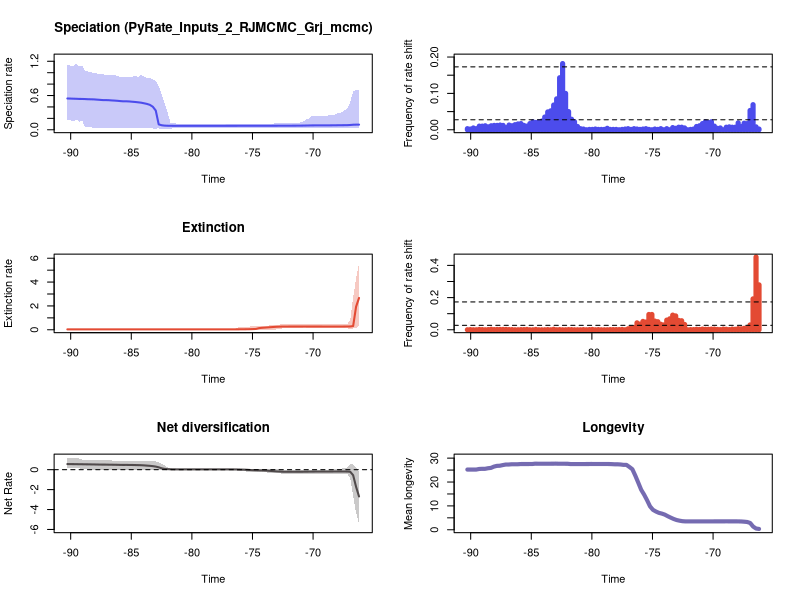

Source code (R):


pdf(file='./RTT_plots.pdf',width=10, height=15)
par(mfrow=c(3,2))
library(scales)

time=c(-66.20929787619693, -66.45235877763787,-66.69541967907884,-66.93848058051978,-67.18154148196075,-67.42460238340172,-67.66766328484266,-67.91072418628363,-68.15378508772457,-68.39684598916554,-68.63990689060648,-68.88296779204745,-69.1260286934884,-69.36908959492936,-69.6121504963703,-69.85521139781127,-70.09827229925224,-70.34133320069319,-70.58439410213415,-70.8274550035751,-71.07051590501607,-71.31357680645701,-71.55663770789798,-71.79969860933892,-72.04275951077989,-72.28582041222086,-72.5288813136618,-72.77194221510277,-73.01500311654371,-73.25806401798468,-73.50112491942562,-73.74418582086659,-73.98724672230753,-74.2303076237485,-74.47336852518944,-74.71642942663041,-74.95949032807138,-75.20255122951232,-75.4456121309533,-75.68867303239423,-75.9317339338352,-76.17479483527615,-76.41785573671712,-76.66091663815806,-76.90397753959903,-77.14703844104,-77.39009934248094,-77.6331602439219,-77.87622114536285,-78.11928204680382,-78.36234294824476,-78.60540384968573,-78.84846475112667,-79.09152565256764,-79.33458655400858,-79.57764745544955,-79.82070835689052,-80.06376925833146,-80.30683015977243,-80.54989106121337,-80.79295196265434,-81.03601286409528,-81.27907376553625,-81.5221346669772,-81.76519556841816,-82.0082564698591,-82.25131737130008,-82.49437827274105,-82.73743917418199,-82.98050007562296,-83.2235609770639,-83.46662187850487,-83.70968277994581,-83.95274368138678,-84.19580458282772,-84.43886548426869,-84.68192638570966,-84.9249872871506,-85.16804818859157,-85.41110909003251,-85.65416999147348,-85.89723089291442,-86.14029179435539,-86.38335269579633,-86.6264135972373,-86.86947449867824,-87.11253540011921,-87.35559630156018,-87.59865720300112,-87.8417181044421,-88.08477900588304,-88.327839907324,-88.57090080876495,-88.81396171020592,-89.05702261164686,-89.30008351308783,-89.5431444145288,-89.78620531596974,-90.02926621741071,-90.27232711885165)
rate=c(0.08982490920638941, 0.08959233461861196,0.08821797146587433,0.08356098941621584,0.08081990108758944,0.08026683780467331,0.0797028615774011,0.07931128584126353,0.078371864298221,0.07796599548104716,0.07743265700209266,0.07720633862999327,0.0770210989120006,0.07697884275668962,0.07693099521318321,0.07679961589617842,0.07645992636647761,0.07537495592229396,0.07430222891497948,0.07324986861357748,0.07261118077725014,0.07218422138956306,0.07188243657338514,0.07167365548014375,0.07149620498538858,0.07149620498538858,0.07132852786108568,0.07111321146212055,0.07079715911733507,0.07063601202572747,0.07051360466502016,0.07046781032542682,0.07027246261044576,0.07020310938867728,0.07013443401799162,0.0700729903974496,0.07003164270110006,0.07003164270110006,0.07000374251882435,0.06997892271601824,0.06989081787450219,0.06978588498446742,0.06968661399183057,0.06952749209407096,0.06952749209407096,0.06942434600673865,0.06932349403455851,0.06932349403455851,0.06924479318623097,0.06924479318623097,0.06918956677363283,0.06918956677363283,0.06886876869363107,0.06876737853830903,0.06866350899894752,0.0686074956488256,0.0686074956488256,0.06859968795453401,0.06859968795453401,0.0686074956488256,0.0686074956488256,0.06866350899894752,0.06876737853830903,0.06942434600673865,0.07003164270110006,0.07072315889219798,0.07283566994593518,0.07904189198132482,0.09471571154693159,0.3367438764487549,0.40363854841161273,0.43653479270143325,0.45314634718426916,0.46432282682044124,0.47496294782369397,0.4811725347037248,0.4871147714978644,0.49132366045801046,0.4962882226646199,0.49885718049444805,0.498483471768312,0.5024472723762665,0.5075555753538601,0.5114486857428824,0.5143218918205112,0.5183906608428339,0.5199060580261452,0.5203014560671675,0.5243292078602693,0.5283130657848077,0.5325009414579893,0.5339936364153965,0.5351654179620506,0.5380182433007895,0.5400541429179975,0.5403678510714862,0.5429498131833195,0.5444515930671203,0.5465489488897137,0.5483154832594633)
minHPD=c(0.030112104971979664, 0.03317732398233317,0.030112104971979664,0.03317732398233317,0.03415560870553213,0.02799580685207403,0.03317732398233317,0.03317732398233317,0.03415560870553213,0.03317732398233317,0.03612180458761845,0.030505648097044775,0.030112104971979664,0.030112104971979664,0.03317732398233317,0.03317732398233317,0.03404241550001628,0.02799580685207403,0.03317732398233317,0.02799580685207403,0.02799580685207403,0.03317732398233317,0.03404241550001628,0.03317732398233317,0.033572485707007896,0.033572485707007896,0.033572485707007896,0.032708575916033975,0.032708575916033975,0.032708575916033975,0.032938782403861375,0.032708575916033975,0.032938782403861375,0.032938782403861375,0.032708575916033975,0.032938782403861375,0.032938782403861375,0.032938782403861375,0.032938782403861375,0.03317732398233317,0.032708575916033975,0.032708575916033975,0.03317732398233317,0.03317732398233317,0.03317732398233317,0.032708575916033975,0.03125854297478901,0.030505648097044775,0.030505648097044775,0.030112104971979664,0.029460489860309105,0.029460489860309105,0.030505648097044775,0.029300092135836064,0.028559046750312303,0.02549151757679799,0.02549151757679799,0.024575257275334675,0.024575257275334675,0.024575257275334675,0.024575257275334675,0.024575257275334675,0.025123892661395524,0.02617859473810531,0.01508306202500527,0.007452518426116625,0.013963491251805205,0.006391082879685911,0.024575257275334675,0.019209939159142316,0.023000878591517112,0.025123892661395524,0.02549151757679799,0.028088505500080452,0.034832493250334995,0.02549151757679799,0.028088505500080452,0.02549151757679799,0.031796098498124814,0.02549151757679799,0.033572485707007896,0.030112104971979664,0.02549151757679799,0.040272084854277905,0.031796098498124814,0.034832493250334995,0.031796098498124814,0.031796098498124814,0.031796098498124814,0.040272084854277905,0.031796098498124814,0.04514423575041323,0.047451783943739695,0.047451783943739695,0.16591869185339464,0.14210989652029418,0.18469360955715253,0.14210989652029418,0.16591869185339464,0.16591869185339464)
maxHPD=c(0.6922876391990066, 0.6922876391990066,0.6734999918826762,0.4846977333937126,0.364099907472734,0.33573747929755443,0.3025554203221667,0.2981021122886885,0.26745740946652674,0.2572355724876079,0.25671289304541495,0.24597923424497725,0.24149205684756717,0.24149205684756717,0.24149205684756717,0.24149205684756717,0.24149205684756717,0.19681979408077083,0.17890664365049314,0.1391599255142657,0.1257364459762901,0.122973264169741,0.11960498573153398,0.11722969542999265,0.11722969542999265,0.11722969542999265,0.1166319529904993,0.11422476471910761,0.11267100355742427,0.10959378241531278,0.10959378241531278,0.10869123582630581,0.10869123582630581,0.10869123582630581,0.10869123582630581,0.10959378241531278,0.10959378241531278,0.10959378241531278,0.10959378241531278,0.10959378241531278,0.10869123582630581,0.10869123582630581,0.10959378241531278,0.10959378241531278,0.10959378241531278,0.10959378241531278,0.10959378241531278,0.10959378241531278,0.10959378241531278,0.10959378241531278,0.10959378241531278,0.10959378241531278,0.10959378241531278,0.10959378241531278,0.10959378241531278,0.10683824130834106,0.10683824130834106,0.10653109833377357,0.10653109833377357,0.10653109833377357,0.10653109833377357,0.10683824130834106,0.10861659879451885,0.11722969542999265,0.122973264169741,0.3043051727228681,0.4557605676785147,0.6265390685074773,0.7696181647490173,0.8607411880791214,0.8868852754405302,0.9050329970425965,0.909278292454676,0.9292513187256358,0.9563859002304337,0.9292513187256358,0.9387864684929006,0.9292513187256358,0.928572612786264,0.928572612786264,0.928572612786264,0.928572612786264,0.9387864684929006,0.9572502304163706,0.9572502304163706,0.9572502304163706,0.965168962069081,0.9732605108505298,0.9732605108505298,0.9892178455245005,0.9892178455245005,1.0150949837408578,1.0195050114561157,1.0288890073637424,1.1263602595547315,1.0947189177029362,1.1586596869107297,1.107911071050626,1.1263602595547315,1.1263602595547315)
remove_na = !is.na(rate)
time = time[remove_na]
plot(time,time,type = 'n', ylim = c(0, 1.2745256556018028), xlim = c(-90.39385756957213,-66.08776742547644), ylab = 'Speciation rate', xlab = 'Time',main='Speciation (PyRate_Inputs_2_RJMCMC_Grj_mcmc)' )
polygon(c(time, rev(time)), c(maxHPD[remove_na], rev(minHPD[remove_na])), col = alpha('#4c4cec',0.3), border = NA)
lines(time,rate[remove_na], col = '#4c4cec', lwd=2)
mids=c(-66.21052545650723, -66.45604151856881,-66.70155758063038,-66.94707364269195,-67.19258970475352,-67.4381057668151,-67.68362182887667,-67.92913789093824,-68.17465395299982,-68.42017001506139,-68.66568607712296,-68.91120213918452,-69.15671820124611,-69.40223426330768,-69.64775032536924,-69.89326638743083,-70.1387824494924,-70.38429851155396,-70.62981457361553,-70.87533063567712,-71.12084669773868,-71.36636275980025,-71.61187882186182,-71.8573948839234,-72.10291094598497,-72.34842700804654,-72.59394307010812,-72.8394591321697,-73.08497519423126,-73.33049125629283,-73.57600731835441,-73.82152338041598,-74.06703944247755,-74.31255550453913,-74.5580715666007,-74.80358762866227,-75.04910369072384,-75.29461975278542,-75.54013581484699,-75.78565187690856,-76.03116793897014,-76.27668400103171,-76.52220006309328,-76.76771612515485,-77.01323218721643,-77.258748249278,-77.50426431133957,-77.74978037340115,-77.99529643546272,-78.24081249752429,-78.48632855958586,-78.73184462164744,-78.97736068370901,-79.22287674577058,-79.46839280783216,-79.71390886989373,-79.9594249319553,-80.20494099401687,-80.45045705607845,-80.69597311814002,-80.94148918020159,-81.18700524226317,-81.43252130432474,-81.6780373663863,-81.92355342844787,-82.16906949050946,-82.41458555257103,-82.6601016146326,-82.90561767669418,-83.15113373875575,-83.39664980081731,-83.64216586287888,-83.88768192494047,-84.13319798700203,-84.3787140490636,-84.62423011112519,-84.86974617318675,-85.11526223524832,-85.36077829730989,-85.60629435937147,-85.85181042143304,-86.09732648349461,-86.3428425455562,-86.58835860761776,-86.83387466967933,-87.0793907317409,-87.32490679380248,-87.57042285586405,-87.81593891792562,-88.0614549799872,-88.30697104204877,-88.55248710411034,-88.79800316617191,-89.04351922823348,-89.28903529029506,-89.53455135235663,-89.78006741441821,-90.02558347647978,-90.27109953854135)
counts=c(0.002, 0.008,0.069,0.053,0.017,0.018,0.009,0.019,0.007,0.007,0.008,0.007,0.0,0.005,0.004,0.01,0.022,0.02,0.022,0.017,0.011,0.009,0.002,0.001,0.0,0.005,0.007,0.007,0.004,0.006,0.0,0.003,0.0,0.003,0.001,0.002,0.0,0.001,0.003,0.002,0.001,0.002,0.003,0.001,0.003,0.002,0.001,0.0,0.001,0.001,0.001,0.004,0.001,0.001,0.001,0.002,0.001,0.001,0.0,0.002,0.003,0.009,0.022,0.029,0.05,0.1,0.182,0.143,0.085,0.068,0.052,0.049,0.035,0.024,0.022,0.02,0.022,0.017,0.01,0.012,0.017,0.016,0.014,0.011,0.013,0.006,0.012,0.013,0.012,0.012,0.011,0.008,0.011,0.01,0.01,0.003,0.005,0.002,0.003)
plot(mids,counts,type = 'h', xlim = c(-90.39385756957213,-66.08776742547644), ylim=c(0,0.2), ylab = 'Frequency of rate shift', xlab = 'Time',lwd=5,col='#4c4cec')
bf2 = 0.027528580628075065
bf6 = 0.1729852891948883
abline(h=bf2, lty=2)
abline(h=bf6, lty=2)

time=c(-66.20929787619693, -66.45235877763787,-66.69541967907884,-66.93848058051978,-67.18154148196075,-67.42460238340172,-67.66766328484266,-67.91072418628363,-68.15378508772457,-68.39684598916554,-68.63990689060648,-68.88296779204745,-69.1260286934884,-69.36908959492936,-69.6121504963703,-69.85521139781127,-70.09827229925224,-70.34133320069319,-70.58439410213415,-70.8274550035751,-71.07051590501607,-71.31357680645701,-71.55663770789798,-71.79969860933892,-72.04275951077989,-72.28582041222086,-72.5288813136618,-72.77194221510277,-73.01500311654371,-73.25806401798468,-73.50112491942562,-73.74418582086659,-73.98724672230753,-74.2303076237485,-74.47336852518944,-74.71642942663041,-74.95949032807138,-75.20255122951232,-75.4456121309533,-75.68867303239423,-75.9317339338352,-76.17479483527615,-76.41785573671712,-76.66091663815806,-76.90397753959903,-77.14703844104,-77.39009934248094,-77.6331602439219,-77.87622114536285,-78.11928204680382,-78.36234294824476,-78.60540384968573,-78.84846475112667,-79.09152565256764,-79.33458655400858,-79.57764745544955,-79.82070835689052,-80.06376925833146,-80.30683015977243,-80.54989106121337,-80.79295196265434,-81.03601286409528,-81.27907376553625,-81.5221346669772,-81.76519556841816,-82.0082564698591,-82.25131737130008,-82.49437827274105,-82.73743917418199,-82.98050007562296,-83.2235609770639,-83.46662187850487,-83.70968277994581,-83.95274368138678,-84.19580458282772,-84.43886548426869,-84.68192638570966,-84.9249872871506,-85.16804818859157,-85.41110909003251,-85.65416999147348,-85.89723089291442,-86.14029179435539,-86.38335269579633,-86.6264135972373,-86.86947449867824,-87.11253540011921,-87.35559630156018,-87.59865720300112,-87.8417181044421,-88.08477900588304,-88.327839907324,-88.57090080876495,-88.81396171020592,-89.05702261164686,-89.30008351308783,-89.5431444145288,-89.78620531596974,-90.02926621741071,-90.27232711885165)
rate=c(2.6681520076623695, 1.9349525231725613,0.3095715780287541,0.2772775311692194,0.27415294567409,0.2708998611157137,0.26999503472966346,0.269676800364908,0.269676800364908,0.269676800364908,0.26999503472966346,0.26999503472966346,0.27037658363205147,0.2708998611157137,0.2705700617884148,0.2708998611157137,0.2708998611157137,0.27126675973835146,0.27223552230485537,0.27223552230485537,0.2708998611157137,0.27223552230485537,0.2708998611157137,0.2708998611157137,0.2705700617884148,0.2705700617884148,0.26800826992466864,0.2613301804753337,0.2518363231932816,0.2356458300860683,0.21645799166107632,0.19931490196227647,0.18156366240372912,0.16472701000461124,0.1349775687974325,0.06808840982348952,0.05805732847209238,0.049228254135967105,0.04394119814206514,0.0407528156153078,0.03874342308285674,0.03669537372444512,0.03573196823892577,0.03495497398679545,0.03470631449020818,0.034414895912443316,0.034414895912443316,0.03431080792696284,0.03431080792696284,0.03431080792696284,0.03431080792696284,0.03419367680872408,0.03409719175789944,0.03409719175789944,0.03409719175789944,0.03419367680872408,0.03419367680872408,0.03419367680872408,0.03431080792696284,0.03431080792696284,0.03431080792696284,0.03431080792696284,0.03431080792696284,0.03431080792696284,0.03431080792696284,0.03419367680872408,0.03419367680872408,0.03419367680872408,0.03419367680872408,0.03409719175789944,0.03419367680872408,0.03431080792696284,0.03431080792696284,0.03431080792696284,0.03431080792696284,0.03431080792696284,0.03431080792696284,0.03431080792696284,0.03431080792696284,0.034414895912443316,0.034414895912443316,0.034414895912443316,0.034414895912443316,0.034414895912443316,0.034414895912443316,0.034414895912443316,0.034473843357482534,0.03452924389421304,0.03452924389421304,0.034606475047515295,0.03467910296078281,0.034688312914846836,0.03470631449020818,0.03470631449020818,0.03470631449020818,0.03470631449020818,0.034723325181155194,0.034723325181155194,0.034723325181155194,0.034723325181155194)
minHPD=c(0.3043846749992316, 0.13626419378677415,0.10725056323989444,0.06660632990419264,0.13206408304729747,0.13691233878413478,0.1476734301916282,0.1503768752083762,0.1432162089995355,0.15990046472933694,0.15990046472933694,0.15990046472933694,0.15990046472933694,0.16017401432749112,0.16017401432749112,0.14479291070143038,0.16348510690966267,0.16348510690966267,0.15990046472933694,0.15990046472933694,0.16348510690966267,0.15581729473399428,0.16092610594610018,0.16052771345830566,0.16052771345830566,0.16052771345830566,0.13691233878413478,0.03723826985754034,0.023624434707882603,0.019525961914048377,0.016485996306878345,0.013039265836073741,0.015093904321994343,0.013039265836073741,0.015045249358060514,0.015045249358060514,0.011934653199441893,0.011717160379791394,0.011717160379791394,0.011717160379791394,0.011717160379791394,0.011717160379791394,0.007886236850803143,0.011498112767437953,0.008738991211789414,0.011622866676724143,0.011622866676724143,0.011498112767437953,0.011498112767437953,0.011498112767437953,0.011498112767437953,0.011498112767437953,0.011498112767437953,0.011498112767437953,0.011498112767437953,0.011498112767437953,0.011498112767437953,0.011498112767437953,0.011498112767437953,0.011498112767437953,0.011498112767437953,0.011498112767437953,0.011498112767437953,0.011498112767437953,0.011498112767437953,0.011498112767437953,0.01190173016895042,0.01190173016895042,0.01190173016895042,0.011498112767437953,0.011498112767437953,0.01190173016895042,0.01190173016895042,0.01190173016895042,0.01190173016895042,0.01190173016895042,0.01190173016895042,0.011717160379791394,0.011717160379791394,0.011717160379791394,0.011717160379791394,0.011717160379791394,0.011622866676724143,0.011622866676724143,0.011622866676724143,0.011622866676724143,0.011622866676724143,0.011622866676724143,0.011498112767437953,0.010355419299898179,0.010355419299898179,0.01019053312608475,0.009588298688230787,0.009384656923367977,0.009384656923367977,0.008738991211789414,0.00822341390059074,0.00822341390059074,0.00822341390059074,0.008097011041555654)
maxHPD=c(5.546593910683937, 4.319240686168373,2.7110411783432706,0.7863850802426068,0.48865035306946203,0.47198098781987735,0.47198098781987735,0.47031571750796963,0.45763881730039097,0.4714266743760314,0.47198098781987735,0.4714266743760314,0.4714266743760314,0.47031571750796963,0.47031571750796963,0.4538957040405873,0.47198098781987735,0.4714266743760314,0.46651051575599833,0.46651051575599833,0.4714266743760314,0.46518896997078407,0.47031571750796963,0.47031571750796963,0.47031571750796963,0.47031571750796963,0.47031571750796963,0.43117587335953894,0.4122515699945108,0.38926975144222375,0.3697938711108549,0.3433223005801578,0.32381814763124933,0.3082246914106539,0.30246255584653664,0.2976925334958516,0.28488352604490613,0.27563356912130815,0.2503647985623655,0.23084866947683688,0.2134655136439737,0.1891999739094985,0.08918049574904063,0.07382831577936765,0.06730648811832368,0.06690441828174538,0.06690441828174538,0.0664159747367083,0.06603765665757237,0.06603765665757237,0.06579798910308633,0.06560910456530122,0.06560910456530122,0.06560910456530122,0.06560910456530122,0.06560910456530122,0.06560910456530122,0.06579798910308633,0.06603765665757237,0.06603765665757237,0.06603765665757237,0.06603765665757237,0.06603765665757237,0.06603765665757237,0.06603765665757237,0.06603765665757237,0.0668145303268706,0.0668145303268706,0.0668145303268706,0.06603765665757237,0.06603765665757237,0.0668145303268706,0.0668145303268706,0.0668145303268706,0.0668145303268706,0.0668145303268706,0.06690441828174538,0.06690441828174538,0.06690441828174538,0.06690441828174538,0.06690441828174538,0.06690441828174538,0.06690441828174538,0.06690441828174538,0.06690441828174538,0.06690441828174538,0.06690441828174538,0.06730648811832368,0.06809110493050667,0.06730648811832368,0.06730648811832368,0.06730648811832368,0.06730648811832368,0.06730648811832368,0.06730648811832368,0.06730648811832368,0.06730648811832368,0.06730648811832368,0.06730648811832368,0.06730648811832368)
remove_na = !is.na(rate)
time = time[remove_na]
plot(time,time,type = 'n', ylim = c(0, 6.101253301752331), xlim = c(-90.39385756957213,-66.08776742547644), ylab = 'Extinction rate', xlab = 'Time',main='Extinction' )
polygon(c(time, rev(time)), c(maxHPD[remove_na], rev(minHPD[remove_na])), col = alpha('#e34a33',0.3), border = NA)
lines(time,rate[remove_na], col = '#e34a33', lwd=2)
mids=c(-66.21052545650723, -66.45604151856881,-66.70155758063038,-66.94707364269195,-67.19258970475352,-67.4381057668151,-67.68362182887667,-67.92913789093824,-68.17465395299982,-68.42017001506139,-68.66568607712296,-68.91120213918452,-69.15671820124611,-69.40223426330768,-69.64775032536924,-69.89326638743083,-70.1387824494924,-70.38429851155396,-70.62981457361553,-70.87533063567712,-71.12084669773868,-71.36636275980025,-71.61187882186182,-71.8573948839234,-72.10291094598497,-72.34842700804654,-72.59394307010812,-72.8394591321697,-73.08497519423126,-73.33049125629283,-73.57600731835441,-73.82152338041598,-74.06703944247755,-74.31255550453913,-74.5580715666007,-74.80358762866227,-75.04910369072384,-75.29461975278542,-75.54013581484699,-75.78565187690856,-76.03116793897014,-76.27668400103171,-76.52220006309328,-76.76771612515485,-77.01323218721643,-77.258748249278,-77.50426431133957,-77.74978037340115,-77.99529643546272,-78.24081249752429,-78.48632855958586,-78.73184462164744,-78.97736068370901,-79.22287674577058,-79.46839280783216,-79.71390886989373,-79.9594249319553,-80.20494099401687,-80.45045705607845,-80.69597311814002,-80.94148918020159,-81.18700524226317,-81.43252130432474,-81.6780373663863,-81.92355342844787,-82.16906949050946,-82.41458555257103,-82.6601016146326,-82.90561767669418,-83.15113373875575,-83.39664980081731,-83.64216586287888,-83.88768192494047,-84.13319798700203,-84.3787140490636,-84.62423011112519,-84.86974617318675,-85.11526223524832,-85.36077829730989,-85.60629435937147,-85.85181042143304,-86.09732648349461,-86.3428425455562,-86.58835860761776,-86.83387466967933,-87.0793907317409,-87.32490679380248,-87.57042285586405,-87.81593891792562,-88.0614549799872,-88.30697104204877,-88.55248710411034,-88.79800316617191,-89.04351922823348,-89.28903529029506,-89.53455135235663,-89.78006741441821,-90.02558347647978,-90.27109953854135)
counts=c(0.279, 0.452,0.192,0.03,0.009,0.009,0.006,0.007,0.003,0.004,0.001,0.003,0.004,0.001,0.002,0.004,0.004,0.003,0.003,0.004,0.002,0.003,0.001,0.001,0.0,0.033,0.056,0.058,0.086,0.091,0.068,0.06,0.03,0.034,0.05,0.054,0.095,0.095,0.048,0.052,0.035,0.043,0.014,0.012,0.006,0.0,0.002,0.001,0.001,0.001,0.001,0.0,0.0,0.0,0.001,0.0,0.002,0.001,0.0,0.001,0.0,0.0,0.0,0.001,0.001,0.0,0.0,0.001,0.0,0.003,0.0,0.001,0.0,0.0,0.0,0.002,0.0,0.0,0.002,0.001,0.001,0.0,0.0,0.001,0.001,0.002,0.002,0.002,0.002,0.001,0.003,0.001,0.0,0.001,0.002,0.0,0.0,0.001,0.0)
plot(mids,counts,type = 'h', xlim = c(-90.39385756957213,-66.08776742547644), ylim=c(0,0.452), ylab = 'Frequency of rate shift', xlab = 'Time',lwd=5,col='#e34a33')
abline(h=bf2, lty=2)
abline(h=bf6, lty=2)
#Net Diversification Rate
time=c(-66.20929787619693, -66.45235877763787,-66.69541967907884,-66.93848058051978,-67.18154148196075,-67.42460238340172,-67.66766328484266,-67.91072418628363,-68.15378508772457,-68.39684598916554,-68.63990689060648,-68.88296779204745,-69.1260286934884,-69.36908959492936,-69.6121504963703,-69.85521139781127,-70.09827229925224,-70.34133320069319,-70.58439410213415,-70.8274550035751,-71.07051590501607,-71.31357680645701,-71.55663770789798,-71.79969860933892,-72.04275951077989,-72.28582041222086,-72.5288813136618,-72.77194221510277,-73.01500311654371,-73.25806401798468,-73.50112491942562,-73.74418582086659,-73.98724672230753,-74.2303076237485,-74.47336852518944,-74.71642942663041,-74.95949032807138,-75.20255122951232,-75.4456121309533,-75.68867303239423,-75.9317339338352,-76.17479483527615,-76.41785573671712,-76.66091663815806,-76.90397753959903,-77.14703844104,-77.39009934248094,-77.6331602439219,-77.87622114536285,-78.11928204680382,-78.36234294824476,-78.60540384968573,-78.84846475112667,-79.09152565256764,-79.33458655400858,-79.57764745544955,-79.82070835689052,-80.06376925833146,-80.30683015977243,-80.54989106121337,-80.79295196265434,-81.03601286409528,-81.27907376553625,-81.5221346669772,-81.76519556841816,-82.0082564698591,-82.25131737130008,-82.49437827274105,-82.73743917418199,-82.98050007562296,-83.2235609770639,-83.46662187850487,-83.70968277994581,-83.95274368138678,-84.19580458282772,-84.43886548426869,-84.68192638570966,-84.9249872871506,-85.16804818859157,-85.41110909003251,-85.65416999147348,-85.89723089291442,-86.14029179435539,-86.38335269579633,-86.6264135972373,-86.86947449867824,-87.11253540011921,-87.35559630156018,-87.59865720300112,-87.8417181044421,-88.08477900588304,-88.327839907324,-88.57090080876495,-88.81396171020592,-89.05702261164686,-89.30008351308783,-89.5431444145288,-89.78620531596974,-90.02926621741071,-90.27232711885165)
net_rate=c(-2.688055981040988, -1.7215029506372637,-0.5538508938320638,-0.20421032763563615,-0.18640060295025754,-0.18225626626508207,-0.17977651261932706,-0.17806917113374557,-0.18357525970245892,-0.185086026863724,-0.18686191037314484,-0.1881904921557278,-0.189379886855756,-0.18986855976723374,-0.19059971403559262,-0.19117225610693456,-0.19200217745336035,-0.19697901757792505,-0.20097617487765326,-0.205044565018478,-0.20713393947639078,-0.20955189027167312,-0.21053827374866343,-0.21100067357490215,-0.211079794799246,-0.211079794799246,-0.20451411709601278,-0.1895076700573521,-0.17233299401207303,-0.14857355394957947,-0.12495223930620201,-0.1046342349462003,-0.08656784041584185,-0.07659329154016754,-0.07020847406966037,-0.059961213421408456,-0.04902679062142327,-0.031304086418238945,-0.010204460344015209,0.0025661498293477547,0.01065001481958497,0.01966895840923245,0.026148571505730602,0.030432652813072572,0.03182178063651535,0.03291572029884095,0.03283017255861906,0.03300108623721883,0.03306921052555533,0.03302122659876593,0.03304687715099363,0.03310292965838432,0.03291424522160564,0.032724780183115046,0.032664831138610635,0.03258349335868108,0.03256825231583136,0.03249082619769466,0.03245190237870581,0.03247027920800167,0.03246678952064203,0.032664963116900494,0.033340765707597975,0.037245957132980415,0.043978208449751824,0.055095299432416034,0.08003476088758502,0.1397913651635634,0.23799480168104384,0.30977185156883325,0.354731218631424,0.38739339295419495,0.4094929854703041,0.433384465517556,0.4489671486569182,0.45701952316242916,0.46482930889052937,0.4720164586901335,0.47425475130028527,0.479296347219844,0.4767318129945325,0.4804325970122377,0.4892565593735557,0.49431824146537146,0.49934586882838283,0.5024249823900737,0.509384608270198,0.5100405789540152,0.5133005844427186,0.5200832197445265,0.5263791587724117,0.530366686525239,0.5361615682872061,0.5393867083718041,0.5450927798280495,0.5475045631650703,0.5537017755319072,0.5574787366771463,0.5602293155586183,0.5645365048710703)
net_minHPD=c(-5.484030656335887, -4.330534374421292,-2.6198836645217214,-0.8145064849273285,-0.4303581887031187,-0.39970668661723446,-0.39970668661723446,-0.3978359080217996,-0.39970668661723446,-0.39970668661723446,-0.39970668661723446,-0.3972611251588704,-0.3972611251588704,-0.39970668661723446,-0.39970668661723446,-0.39970668661723446,-0.4043395813038368,-0.4043395813038368,-0.40171508195435074,-0.3978359080217996,-0.4043395813038368,-0.40171508195435074,-0.40137341133755594,-0.39970668661723446,-0.3978359080217996,-0.3978359080217996,-0.3978359080217996,-0.3660172814989309,-0.3461847501779404,-0.33299396295101735,-0.3115581163849791,-0.28448792400529505,-0.2622772313017173,-0.25176291944257445,-0.24619833820729473,-0.2324447639109196,-0.2224251917227557,-0.21484630236607336,-0.18709921697538606,-0.16305689504237805,-0.14742300327538382,-0.12084946063536228,-0.029901112123684695,-0.01595723034735915,-0.01502042117434882,-0.014184823118588413,-0.014184823118588413,-0.014184823118588413,-0.014184823118588413,-0.014184823118588413,-0.014184823118588413,-0.014184823118588413,-0.014558428179778392,-0.014184823118588413,-0.014184823118588413,-0.014184823118588413,-0.014184823118588413,-0.014184823118588413,-0.014184823118588413,-0.014184823118588413,-0.014184823118588413,-0.01502042117434882,-0.01595723034735915,-0.022021000237874316,-0.039445879593711854,-0.039445879593711854,-0.027724591637114538,-0.03423937861888563,-0.020565830731422687,-0.010972482938048596,-0.01555317539669456,-0.0147132637830805,-0.014184823118588413,-0.008597758854069826,-0.008597758854069826,-0.008597758854069826,-0.006012951930757127,0.0022202439661916547,-0.008597758854069826,-0.006012951930757127,-0.006012951930757127,-0.006012951930757127,-0.006012951930757127,0.0022202439661916547,0.008611954757496751,0.009458156798236333,0.008611954757496751,0.005880611463018687,0.009458156798236333,0.01485715657977964,-0.006012951930757127,0.02123909386890359,0.02430726303839322,0.02123909386890359,0.02862466997639413,0.13220018882012513,0.15284879952079952,0.13220018882012513,0.1591375233983746,0.1591375233983746)
net_maxHPD=c(-0.2051921357449129, 0.24158624914911703,0.5571354484186818,0.5522229431979059,0.2323046586173561,0.1632198186504677,0.0941214435007223,0.08190609425162612,0.027347113940993734,0.019021185229561033,0.01499868844386687,0.012857538806121671,0.012857538806121671,0.00263427519836687,0.00263427519836687,0.00263427519836687,-0.006012951930757127,-0.03565437149765699,-0.04494904477854367,-0.05015949582111423,-0.06250317628625393,-0.06926605850724998,-0.06926605850724998,-0.06926605850724998,-0.06926605850724998,-0.06926605850724998,-0.048498178833701264,0.03471969893231577,0.049252847218254715,0.06159460937518275,0.06773534395551675,0.06773534395551675,0.06773534395551675,0.06773534395551675,0.06783061657342572,0.07334416968178867,0.07654388105360267,0.07654388105360267,0.08641210880149108,0.08821556128348444,0.08583994089040509,0.09428758225774855,0.09626852600179948,0.08821556128348444,0.08296542731763006,0.08059104908336479,0.08059104908336479,0.08044032783831781,0.08008591452126312,0.08044032783831781,0.08008591452126312,0.08008591452126312,0.07934914797970061,0.08008591452126312,0.08008591452126312,0.08044032783831781,0.08044032783831781,0.08073281687331962,0.08073281687331962,0.08073281687331962,0.08073281687331962,0.08073281687331962,0.08073281687331962,0.0835625889049151,0.09158759067640723,0.2615570366805306,0.42154871853644854,0.5915951458386801,0.7165841320351696,0.8370008242866342,0.8571347673715556,0.867839833383467,0.8743689222931298,0.8956411068153173,0.9076248881190143,0.8971793483502533,0.9020084263081765,0.9076248881190143,0.8849722320527187,0.8956411068153173,0.8849722320527187,0.8849722320527187,0.8971793483502533,0.9076248881190143,0.9225992825319487,0.9225992825319487,0.9299692071497744,0.9308874016511032,0.9308874016511032,0.9456343880418381,0.9456343880418381,0.9868752253937385,0.9881535759140955,1.0001817502078967,1.0196591820127057,1.1232817395143004,1.1550374972263127,1.1301011345046228,1.1517361271074735,1.1517361271074735)
remove_na = !is.na(net_rate)
time = time[remove_na]
plot(time,time,type = 'n', ylim = c(-6.0324337219694755, 1.270541246948944), xlim = c(-90.39385756957213,-66.08776742547644), ylab = 'Net Rate', xlab = 'Time',lwd=2, main='Net diversification', col= '#504A4B' )
polygon(c(time, rev(time)), c(net_maxHPD[remove_na], rev(net_minHPD[remove_na])), col = alpha('#504A4B',0.3), border = NA)
lines(time,net_rate[remove_na], col = '#504A4B', lwd=2)
abline(h=0,lty=2)


time=c(-66.20929787619693, -66.45235877763787,-66.69541967907884,-66.93848058051978,-67.18154148196075,-67.42460238340172,-67.66766328484266,-67.91072418628363,-68.15378508772457,-68.39684598916554,-68.63990689060648,-68.88296779204745,-69.1260286934884,-69.36908959492936,-69.6121504963703,-69.85521139781127,-70.09827229925224,-70.34133320069319,-70.58439410213415,-70.8274550035751,-71.07051590501607,-71.31357680645701,-71.55663770789798,-71.79969860933892,-72.04275951077989,-72.28582041222086,-72.5288813136618,-72.77194221510277,-73.01500311654371,-73.25806401798468,-73.50112491942562,-73.74418582086659,-73.98724672230753,-74.2303076237485,-74.47336852518944,-74.71642942663041,-74.95949032807138,-75.20255122951232,-75.4456121309533,-75.68867303239423,-75.9317339338352,-76.17479483527615,-76.41785573671712,-76.66091663815806,-76.90397753959903,-77.14703844104,-77.39009934248094,-77.6331602439219,-77.87622114536285,-78.11928204680382,-78.36234294824476,-78.60540384968573,-78.84846475112667,-79.09152565256764,-79.33458655400858,-79.57764745544955,-79.82070835689052,-80.06376925833146,-80.30683015977243,-80.54989106121337,-80.79295196265434,-81.03601286409528,-81.27907376553625,-81.5221346669772,-81.76519556841816,-82.0082564698591,-82.25131737130008,-82.49437827274105,-82.73743917418199,-82.98050007562296,-83.2235609770639,-83.46662187850487,-83.70968277994581,-83.95274368138678,-84.19580458282772,-84.43886548426869,-84.68192638570966,-84.9249872871506,-85.16804818859157,-85.41110909003251,-85.65416999147348,-85.89723089291442,-86.14029179435539,-86.38335269579633,-86.6264135972373,-86.86947449867824,-87.11253540011921,-87.35559630156018,-87.59865720300112,-87.8417181044421,-88.08477900588304,-88.327839907324,-88.57090080876495,-88.81396171020592,-89.05702261164686,-89.30008351308783,-89.5431444145288,-89.78620531596974,-90.02926621741071,-90.27232711885165)
rate=c(0.34639579824251154, 0.5211019094199457,1.3380462478063646,2.838626866403952,3.2555227769110178,3.3783239006908965,3.4721018198921834,3.5089252556556216,3.5226152714726053,3.523687861701019,3.5216801167113867,3.528762589797602,3.522665670091305,3.516886531903536,3.5183785987305827,3.5151274628551805,3.512246302864036,3.5112257263903093,3.5070813878646785,3.5016168731167285,3.5062346374649267,3.5022906803763143,3.5085038067748986,3.5095569863408747,3.5105586298918574,3.5105586298918574,3.595655811146367,3.8095304078911694,4.087551009609086,4.5378771642486235,5.097844224776078,5.692337592543391,6.349382185516832,6.780981610828047,7.08938309435064,7.647179004706363,8.351459153755064,9.80544425292397,12.369935169941668,14.705224405091329,16.7510467489574,19.746833426371527,22.681647421571917,25.367485998144122,26.30575725416836,27.182161662659848,27.182161662659848,27.345598804277824,27.4236373669028,27.4236373669028,27.49461484124164,27.537053353518544,27.55343254871153,27.55343254871153,27.55343254871153,27.543544731311403,27.543544731311403,27.56119727235371,27.531661662154466,27.52581495972765,27.523171180550875,27.523171180550875,27.523171180550875,27.523171180550875,27.523171180550875,27.645380832203905,27.653358577417386,27.653358577417386,27.653358577417386,27.69723481544758,27.670436871702965,27.66476529985381,27.66476529985381,27.662081292068297,27.662081292068297,27.662081292068297,27.683626128259924,27.54107748832922,27.54107748832922,27.52889378847177,27.536499417669074,27.524186702517756,27.432290041077763,27.432290041077763,27.432290041077763,27.32990639905717,27.31856287379406,27.091576174908397,26.818806496134528,26.762235192808316,26.44922194640736,25.91677020640033,25.772008484121738,25.52810274061176,25.52810274061176,25.466977601416954,25.21777149738632,25.21777149738632,25.21777149738632,25.221195953512034)
minHPD=c(0.34639579824251154, 0.5211019094199457,1.3380462478063646,2.838626866403952,3.2555227769110178,3.3783239006908965,3.4721018198921834,3.5089252556556216,3.5226152714726053,3.523687861701019,3.5216801167113867,3.528762589797602,3.522665670091305,3.516886531903536,3.5183785987305827,3.5151274628551805,3.512246302864036,3.5112257263903093,3.5070813878646785,3.5016168731167285,3.5062346374649267,3.5022906803763143,3.5085038067748986,3.5095569863408747,3.5105586298918574,3.5105586298918574,3.595655811146367,3.8095304078911694,4.087551009609086,4.5378771642486235,5.097844224776078,5.692337592543391,6.349382185516832,6.780981610828047,7.08938309435064,7.647179004706363,8.351459153755064,9.80544425292397,12.369935169941668,14.705224405091329,16.7510467489574,19.746833426371527,22.681647421571917,25.367485998144122,26.30575725416836,27.182161662659848,27.182161662659848,27.345598804277824,27.4236373669028,27.4236373669028,27.49461484124164,27.537053353518544,27.55343254871153,27.55343254871153,27.55343254871153,27.543544731311403,27.543544731311403,27.56119727235371,27.531661662154466,27.52581495972765,27.523171180550875,27.523171180550875,27.523171180550875,27.523171180550875,27.523171180550875,27.645380832203905,27.653358577417386,27.653358577417386,27.653358577417386,27.69723481544758,27.670436871702965,27.66476529985381,27.66476529985381,27.662081292068297,27.662081292068297,27.662081292068297,27.683626128259924,27.54107748832922,27.54107748832922,27.52889378847177,27.536499417669074,27.524186702517756,27.432290041077763,27.432290041077763,27.432290041077763,27.32990639905717,27.31856287379406,27.091576174908397,26.818806496134528,26.762235192808316,26.44922194640736,25.91677020640033,25.772008484121738,25.52810274061176,25.52810274061176,25.466977601416954,25.21777149738632,25.21777149738632,25.21777149738632,25.221195953512034)
maxHPD=c(0.34639579824251154, 0.5211019094199457,1.3380462478063646,2.838626866403952,3.2555227769110178,3.3783239006908965,3.4721018198921834,3.5089252556556216,3.5226152714726053,3.523687861701019,3.5216801167113867,3.528762589797602,3.522665670091305,3.516886531903536,3.5183785987305827,3.5151274628551805,3.512246302864036,3.5112257263903093,3.5070813878646785,3.5016168731167285,3.5062346374649267,3.5022906803763143,3.5085038067748986,3.5095569863408747,3.5105586298918574,3.5105586298918574,3.595655811146367,3.8095304078911694,4.087551009609086,4.5378771642486235,5.097844224776078,5.692337592543391,6.349382185516832,6.780981610828047,7.08938309435064,7.647179004706363,8.351459153755064,9.80544425292397,12.369935169941668,14.705224405091329,16.7510467489574,19.746833426371527,22.681647421571917,25.367485998144122,26.30575725416836,27.182161662659848,27.182161662659848,27.345598804277824,27.4236373669028,27.4236373669028,27.49461484124164,27.537053353518544,27.55343254871153,27.55343254871153,27.55343254871153,27.543544731311403,27.543544731311403,27.56119727235371,27.531661662154466,27.52581495972765,27.523171180550875,27.523171180550875,27.523171180550875,27.523171180550875,27.523171180550875,27.645380832203905,27.653358577417386,27.653358577417386,27.653358577417386,27.69723481544758,27.670436871702965,27.66476529985381,27.66476529985381,27.662081292068297,27.662081292068297,27.662081292068297,27.683626128259924,27.54107748832922,27.54107748832922,27.52889378847177,27.536499417669074,27.524186702517756,27.432290041077763,27.432290041077763,27.432290041077763,27.32990639905717,27.31856287379406,27.091576174908397,26.818806496134528,26.762235192808316,26.44922194640736,25.91677020640033,25.772008484121738,25.52810274061176,25.52810274061176,25.466977601416954,25.21777149738632,25.21777149738632,25.21777149738632,25.221195953512034)
remove_na = !is.na(rate)
time = time[remove_na]
plot(time,time,type = 'n', ylim = c(0, 30.46695829699234), xlim = c(-90.39385756957213,-66.08776742547644), ylab = 'Mean longevity', xlab = 'Time',main='Longevity' )
polygon(c(time, rev(time)), c(maxHPD[remove_na], rev(minHPD[remove_na])), col = alpha('#756bb1',0.3), border = NA)
lines(time,rate[remove_na], col = '#756bb1', lwd=4)

n <- dev.off()